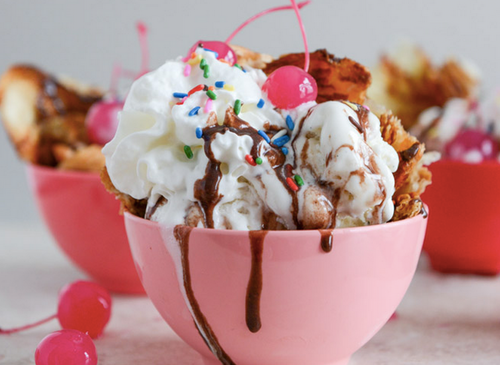
#> input picture day9/ice2.png, 500 x 365 px
$ python exercise9.py
#> lines starting #> are read from the running program, lines starting #| are printed output that depends on the picture
print("............exercise1...........")
import statistics as st
x=[3,1.5,4.5,6.75,2.25,5.75,2.25]

print(st.mean(x))
print(st.harmonic_mean(x))
print(st.median(x))
print(st.median_low(x))
print(st.median_high(x))
print(st.median_grouped(x))
print(st.mode(x))
print(st.pstdev(x))
print(st.pvariance(x))
print(st.stdev(x))
print(st.variance(x))

print("............exercise2...........")
import random
print( random.random() )
print ( random.randrange(10) )
print ( random.choice(['Ali', 'Khalid', 'Hussam']) )
print ( random.sample(range(1000), 10) )
print ( random.choice('Orange Academy') )
items = [1,5,8,9,2,4]
random.shuffle(items)
print( items )
print ( random.randint(20, 30) )
print ( random.randrange(1000, 2111, 5) )
print ( random.uniform(10000, 11000))

print("............exercise3...........")
import math
print ('pi: %.30f' % math.pi)

print (math.sin(30))
print (math.cos(200))
print (math.tan(180))

print(math.floor(10.8))
print(math.ceil(10.8))

print("............exercise4...........")
from PIL import Image,ImageDraw,ImageFilter
x=Image.open("ice2.png")
#> x is the input picture: PIL image 500x365 RGBA; mean R, G, B, A 184.7, 143.7, 141.6, 255
print(x.format,x.size,x.mode)
#| PNG (500, 365) RGBA
x.show()

image_flip=x.transpose(Image.FLIP_TOP_BOTTOM)
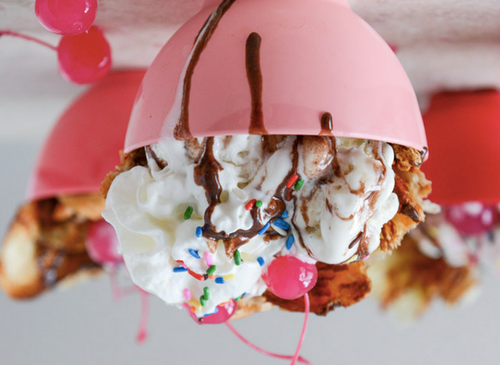
#> image_flip: PIL image 500x365 RGBA; mean R, G, B, A 184.7, 143.7, 141.6, 255
image_flip.show()
grayscale_image=x.convert('L')
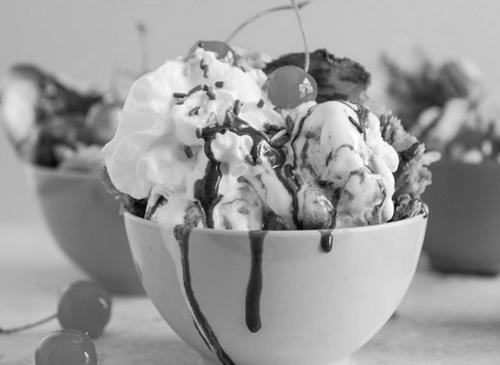
#> grayscale_image: PIL image 500x365 L; min 6, max 255, mean 155.7
grayscale_image.show()
crop=x.crop((0,0,50,50))
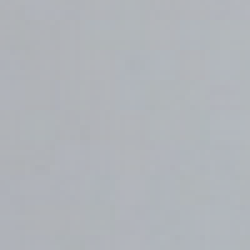
#> crop: PIL image 50x50 RGBA (shown 5 times larger); mean R, G, B, A 176.5, 180.5, 185.4, 255
crop.show()

draw=ImageDraw.Draw(x)
draw.line((0,0)+x.size,fill=(255,255,255))
draw.line((0,x.size[1],x.size[0],0),fill=(255,255,255))
draw.text((x.size[0]/2-x.size[0]/2,x.size[1]/2+20),"Noor",fill=(255,255,0))
x.show()
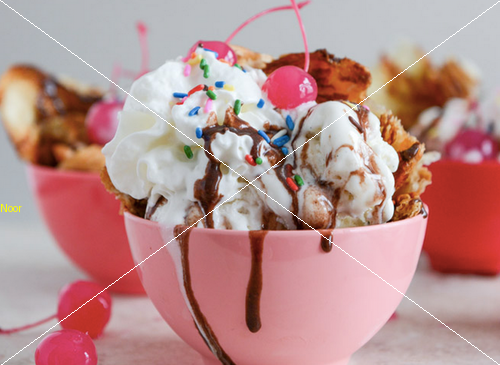
#> shown: PIL image 500x365 RGBA; mean R, G, B, A 185.2, 144.2, 142.1, 255


new=x.filter(ImageFilter.EDGE_ENHANCE)
new.show()

new=x.filter(ImageFilter.FIND_EDGES)
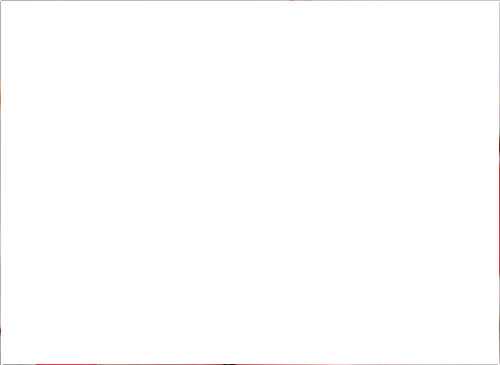
#> new: PIL image 500x365 RGBA; mean R, G, B, A 11.3, 12.1, 13.2, 2.4; transparent parts drawn white
new.show()

new=x.filter(ImageFilter.SMOOTH)
new.show()

new=x.filter(ImageFilter.SHARPEN)
new.show()

alpha=0.5
x2=Image.open("ice3.jpg").resize(x.size)
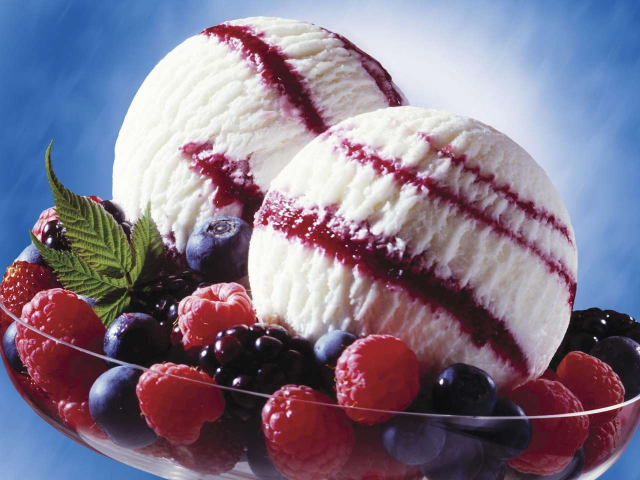
#> input picture day9/ice3.jpg, 1280 x 960 px (shown at 1/2 size)
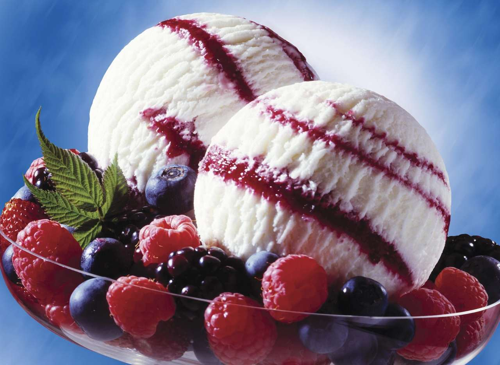
#> x2: PIL image 500x365 RGB; mean R, G, B 128.9, 118.4, 138.1
#> (the run stopped early here; a loop or call above may not have finished)
